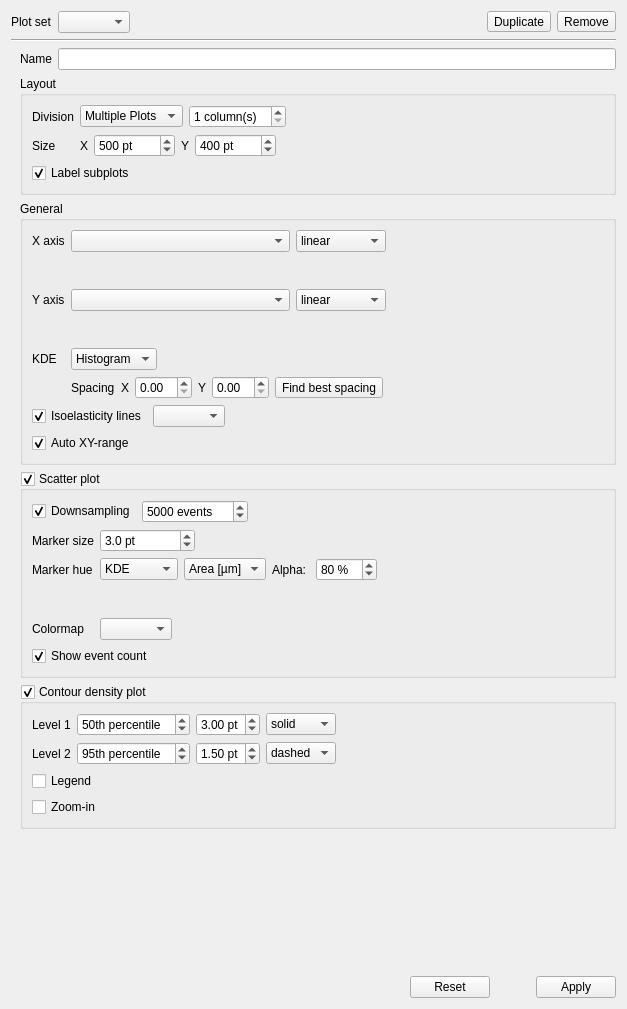
<?xml version="1.0" encoding="UTF-8"?>
<ui version="4.0">
 <class>Form</class>
 <widget class="QWidget" name="Form">
  <property name="geometry">
   <rect>
    <x>0</x>
    <y>0</y>
    <width>627</width>
    <height>1009</height>
   </rect>
  </property>
  <property name="windowTitle">
   <string>Form</string>
  </property>
  <layout class="QVBoxLayout" name="verticalLayout">
   <item>
    <layout class="QHBoxLayout" name="horizontalLayout">
     <item>
      <widget class="QLabel" name="label">
       <property name="text">
        <string>Plot set</string>
       </property>
      </widget>
     </item>
     <item>
      <widget class="QComboBox" name="comboBox_plots">
       <property name="sizeAdjustPolicy">
        <enum>QComboBox::SizeAdjustPolicy::AdjustToContents</enum>
       </property>
      </widget>
     </item>
     <item>
      <spacer name="horizontalSpacer_2">
       <property name="orientation">
        <enum>Qt::Orientation::Horizontal</enum>
       </property>
       <property name="sizeHint" stdset="0">
        <size>
         <width>0</width>
         <height>20</height>
        </size>
       </property>
      </spacer>
     </item>
     <item>
      <widget class="QToolButton" name="toolButton_duplicate">
       <property name="toolTip">
        <string>Duplicate this plot</string>
       </property>
       <property name="text">
        <string>Duplicate</string>
       </property>
       <property name="icon">
        <iconset theme="edit-paste"/>
       </property>
      </widget>
     </item>
     <item>
      <widget class="QToolButton" name="toolButton_remove">
       <property name="toolTip">
        <string>Remove this plot</string>
       </property>
       <property name="text">
        <string>Remove</string>
       </property>
       <property name="icon">
        <iconset theme="remove"/>
       </property>
      </widget>
     </item>
    </layout>
   </item>
   <item>
    <widget class="Line" name="line">
     <property name="orientation">
      <enum>Qt::Orientation::Horizontal</enum>
     </property>
    </widget>
   </item>
   <item>
    <layout class="QVBoxLayout" name="verticalLayout_4">
     <property name="leftMargin">
      <number>9</number>
     </property>
     <property name="topMargin">
      <number>0</number>
     </property>
     <property name="bottomMargin">
      <number>0</number>
     </property>
     <item>
      <layout class="QHBoxLayout" name="horizontalLayout_4">
       <item>
        <widget class="QLabel" name="label_2">
         <property name="text">
          <string>Name</string>
         </property>
        </widget>
       </item>
       <item>
        <widget class="QLineEdit" name="lineEdit"/>
       </item>
      </layout>
     </item>
     <item>
      <widget class="QGroupBox" name="groupBox">
       <property name="title">
        <string>Layout</string>
       </property>
       <layout class="QVBoxLayout" name="verticalLayout_6">
        <item>
         <layout class="QGridLayout" name="gridLayout_5">
          <property name="bottomMargin">
           <number>0</number>
          </property>
          <item row="0" column="0">
           <widget class="QLabel" name="label_3">
            <property name="text">
             <string>Division</string>
            </property>
           </widget>
          </item>
          <item row="0" column="1">
           <layout class="QHBoxLayout" name="horizontalLayout_11">
            <item>
             <widget class="QComboBox" name="comboBox_division">
              <item>
               <property name="text">
                <string>Multiple Plots</string>
               </property>
              </item>
              <item>
               <property name="text">
                <string>Joint Plot</string>
               </property>
              </item>
             </widget>
            </item>
            <item>
             <widget class="QSpinBox" name="spinBox_column_count">
              <property name="suffix">
               <string> column(s)</string>
              </property>
              <property name="minimum">
               <number>1</number>
              </property>
             </widget>
            </item>
            <item>
             <spacer name="horizontalSpacer_13">
              <property name="orientation">
               <enum>Qt::Orientation::Horizontal</enum>
              </property>
              <property name="sizeHint" stdset="0">
               <size>
                <width>0</width>
                <height>20</height>
               </size>
              </property>
             </spacer>
            </item>
           </layout>
          </item>
          <item row="1" column="0">
           <widget class="QLabel" name="label_13">
            <property name="text">
             <string>Size</string>
            </property>
           </widget>
          </item>
          <item row="1" column="1">
           <layout class="QHBoxLayout" name="horizontalLayout_12">
            <item>
             <widget class="QLabel" name="label_15">
              <property name="text">
               <string>X</string>
              </property>
             </widget>
            </item>
            <item>
             <widget class="QSpinBox" name="spinBox_size_x">
              <property name="suffix">
               <string> pt</string>
              </property>
              <property name="minimum">
               <number>100</number>
              </property>
              <property name="maximum">
               <number>100000</number>
              </property>
              <property name="singleStep">
               <number>50</number>
              </property>
              <property name="value">
               <number>500</number>
              </property>
             </widget>
            </item>
            <item>
             <widget class="QLabel" name="label_14">
              <property name="text">
               <string>Y</string>
              </property>
             </widget>
            </item>
            <item>
             <widget class="QSpinBox" name="spinBox_size_y">
              <property name="suffix">
               <string> pt</string>
              </property>
              <property name="minimum">
               <number>100</number>
              </property>
              <property name="maximum">
               <number>100000</number>
              </property>
              <property name="singleStep">
               <number>50</number>
              </property>
              <property name="value">
               <number>400</number>
              </property>
             </widget>
            </item>
            <item>
             <spacer name="horizontalSpacer_14">
              <property name="orientation">
               <enum>Qt::Orientation::Horizontal</enum>
              </property>
              <property name="sizeHint" stdset="0">
               <size>
                <width>0</width>
                <height>20</height>
               </size>
              </property>
             </spacer>
            </item>
           </layout>
          </item>
         </layout>
        </item>
        <item>
         <widget class="QCheckBox" name="checkBox_label_plots">
          <property name="text">
           <string>Label subplots</string>
          </property>
          <property name="checked">
           <bool>true</bool>
          </property>
         </widget>
        </item>
       </layout>
      </widget>
     </item>
     <item>
      <widget class="QGroupBox" name="groupBox_2">
       <property name="title">
        <string>General</string>
       </property>
       <layout class="QVBoxLayout" name="verticalLayout_5">
        <item>
         <layout class="QGridLayout" name="gridLayout">
          <item row="3" column="1">
           <widget class="RangeControl" name="widget_range_x" native="true">
            <property name="minimumSize">
             <size>
              <width>0</width>
              <height>25</height>
             </size>
            </property>
           </widget>
          </item>
          <item row="2" column="0">
           <widget class="QLabel" name="label_6">
            <property name="text">
             <string>X axis</string>
            </property>
           </widget>
          </item>
          <item row="5" column="1">
           <widget class="RangeControl" name="widget_range_y" native="true">
            <property name="minimumSize">
             <size>
              <width>0</width>
              <height>25</height>
             </size>
            </property>
           </widget>
          </item>
          <item row="6" column="0">
           <widget class="QLabel" name="label_9">
            <property name="toolTip">
             <string>Kernel Density Estimator</string>
            </property>
            <property name="text">
             <string>KDE</string>
            </property>
           </widget>
          </item>
          <item row="4" column="1">
           <layout class="QHBoxLayout" name="horizontalLayout_8">
            <item>
             <widget class="FeatureComboBox" name="comboBox_axis_y">
              <property name="sizePolicy">
               <sizepolicy hsizetype="MinimumExpanding" vsizetype="Fixed">
                <horstretch>0</horstretch>
                <verstretch>0</verstretch>
               </sizepolicy>
              </property>
             </widget>
            </item>
            <item>
             <widget class="QComboBox" name="comboBox_scale_y">
              <item>
               <property name="text">
                <string>linear</string>
               </property>
              </item>
              <item>
               <property name="text">
                <string>logarithmic</string>
               </property>
              </item>
             </widget>
            </item>
            <item>
             <spacer name="horizontalSpacer_11">
              <property name="orientation">
               <enum>Qt::Orientation::Horizontal</enum>
              </property>
              <property name="sizeHint" stdset="0">
               <size>
                <width>0</width>
                <height>20</height>
               </size>
              </property>
             </spacer>
            </item>
           </layout>
          </item>
          <item row="6" column="1">
           <layout class="QHBoxLayout" name="horizontalLayout_10">
            <item>
             <widget class="QComboBox" name="comboBox_kde">
              <item>
               <property name="text">
                <string>Histogram</string>
               </property>
              </item>
             </widget>
            </item>
            <item>
             <spacer name="horizontalSpacer_12">
              <property name="orientation">
               <enum>Qt::Orientation::Horizontal</enum>
              </property>
              <property name="sizeHint" stdset="0">
               <size>
                <width>40</width>
                <height>20</height>
               </size>
              </property>
             </spacer>
            </item>
           </layout>
          </item>
          <item row="2" column="1">
           <layout class="QHBoxLayout" name="horizontalLayout_7">
            <property name="rightMargin">
             <number>0</number>
            </property>
            <item>
             <widget class="FeatureComboBox" name="comboBox_axis_x">
              <property name="sizePolicy">
               <sizepolicy hsizetype="MinimumExpanding" vsizetype="Fixed">
                <horstretch>0</horstretch>
                <verstretch>0</verstretch>
               </sizepolicy>
              </property>
             </widget>
            </item>
            <item>
             <widget class="QComboBox" name="comboBox_scale_x">
              <item>
               <property name="text">
                <string>linear</string>
               </property>
              </item>
              <item>
               <property name="text">
                <string>logarithmic</string>
               </property>
              </item>
             </widget>
            </item>
            <item>
             <spacer name="horizontalSpacer_3">
              <property name="orientation">
               <enum>Qt::Orientation::Horizontal</enum>
              </property>
              <property name="sizeHint" stdset="0">
               <size>
                <width>0</width>
                <height>20</height>
               </size>
              </property>
             </spacer>
            </item>
           </layout>
          </item>
          <item row="4" column="0">
           <widget class="QLabel" name="label_7">
            <property name="text">
             <string>Y axis</string>
            </property>
           </widget>
          </item>
          <item row="7" column="1">
           <layout class="QHBoxLayout" name="horizontalLayout_21">
            <item>
             <widget class="QLabel" name="label_5">
              <property name="text">
               <string>Spacing</string>
              </property>
             </widget>
            </item>
            <item>
             <widget class="QLabel" name="label_16">
              <property name="text">
               <string>X</string>
              </property>
             </widget>
            </item>
            <item>
             <widget class="QDoubleSpinBox" name="doubleSpinBox_spacing_x"/>
            </item>
            <item>
             <widget class="QLabel" name="label_17">
              <property name="text">
               <string>Y</string>
              </property>
             </widget>
            </item>
            <item>
             <widget class="QDoubleSpinBox" name="doubleSpinBox_spacing_y"/>
            </item>
            <item>
             <widget class="QToolButton" name="toolButton_spacing_auto">
              <property name="text">
               <string>Find best spacing</string>
              </property>
             </widget>
            </item>
            <item>
             <spacer name="horizontalSpacer_17">
              <property name="orientation">
               <enum>Qt::Orientation::Horizontal</enum>
              </property>
              <property name="sizeHint" stdset="0">
               <size>
                <width>0</width>
                <height>20</height>
               </size>
              </property>
             </spacer>
            </item>
           </layout>
          </item>
         </layout>
        </item>
        <item>
         <layout class="QHBoxLayout" name="horizontalLayout_3">
          <item>
           <widget class="QCheckBox" name="checkBox_isoelastics">
            <property name="text">
             <string>Isoelasticity lines</string>
            </property>
            <property name="checked">
             <bool>true</bool>
            </property>
           </widget>
          </item>
          <item>
           <widget class="QComboBox" name="comboBox_lut"/>
          </item>
          <item>
           <spacer name="horizontalSpacer_5">
            <property name="orientation">
             <enum>Qt::Orientation::Horizontal</enum>
            </property>
            <property name="sizeHint" stdset="0">
             <size>
              <width>0</width>
              <height>20</height>
             </size>
            </property>
           </spacer>
          </item>
         </layout>
        </item>
        <item>
         <layout class="QHBoxLayout" name="horizontalLayout_19">
          <item>
           <widget class="QCheckBox" name="checkBox_auto_range">
            <property name="text">
             <string>Auto XY-range</string>
            </property>
            <property name="checked">
             <bool>true</bool>
            </property>
           </widget>
          </item>
          <item>
           <spacer name="horizontalSpacer">
            <property name="orientation">
             <enum>Qt::Orientation::Horizontal</enum>
            </property>
            <property name="sizeHint" stdset="0">
             <size>
              <width>40</width>
              <height>20</height>
             </size>
            </property>
           </spacer>
          </item>
         </layout>
        </item>
       </layout>
      </widget>
     </item>
     <item>
      <widget class="QGroupBox" name="groupBox_scatter">
       <property name="title">
        <string>Scatter plot</string>
       </property>
       <property name="checkable">
        <bool>true</bool>
       </property>
       <layout class="QVBoxLayout" name="verticalLayout_3" stretch="0,0,0">
        <property name="sizeConstraint">
         <enum>QLayout::SizeConstraint::SetDefaultConstraint</enum>
        </property>
        <item>
         <layout class="QHBoxLayout" name="horizontalLayout_2">
          <item>
           <widget class="QCheckBox" name="checkBox_downsample">
            <property name="text">
             <string>Downsampling</string>
            </property>
            <property name="checked">
             <bool>true</bool>
            </property>
           </widget>
          </item>
          <item>
           <widget class="QSpinBox" name="spinBox_downsample">
            <property name="suffix">
             <string> events</string>
            </property>
            <property name="minimum">
             <number>10</number>
            </property>
            <property name="maximum">
             <number>999999999</number>
            </property>
            <property name="singleStep">
             <number>100</number>
            </property>
            <property name="value">
             <number>5000</number>
            </property>
           </widget>
          </item>
          <item>
           <spacer name="horizontalSpacer_4">
            <property name="orientation">
             <enum>Qt::Orientation::Horizontal</enum>
            </property>
            <property name="sizeHint" stdset="0">
             <size>
              <width>40</width>
              <height>20</height>
             </size>
            </property>
           </spacer>
          </item>
         </layout>
        </item>
        <item>
         <layout class="QGridLayout" name="gridLayout_scat">
          <property name="sizeConstraint">
           <enum>QLayout::SizeConstraint::SetMinimumSize</enum>
          </property>
          <item row="0" column="0">
           <widget class="QLabel" name="label_4">
            <property name="text">
             <string>Marker size</string>
            </property>
           </widget>
          </item>
          <item row="1" column="0">
           <widget class="QLabel" name="label_8">
            <property name="text">
             <string>Marker hue</string>
            </property>
           </widget>
          </item>
          <item row="3" column="0">
           <widget class="QLabel" name="label_colormap">
            <property name="text">
             <string>Colormap</string>
            </property>
           </widget>
          </item>
          <item row="1" column="3">
           <layout class="QHBoxLayout" name="horizontalLayout_5">
            <property name="spacing">
             <number>0</number>
            </property>
            <property name="rightMargin">
             <number>0</number>
            </property>
           </layout>
          </item>
          <item row="2" column="1">
           <widget class="RangeControl" name="widget_range_feat" native="true">
            <property name="minimumSize">
             <size>
              <width>0</width>
              <height>25</height>
             </size>
            </property>
           </widget>
          </item>
          <item row="0" column="1">
           <layout class="QHBoxLayout" name="horizontalLayout_16">
            <item>
             <widget class="QDoubleSpinBox" name="doubleSpinBox_marker_size">
              <property name="suffix">
               <string> pt</string>
              </property>
              <property name="decimals">
               <number>1</number>
              </property>
              <property name="minimum">
               <double>-999999999999989.000000000000000</double>
              </property>
              <property name="value">
               <double>3.000000000000000</double>
              </property>
             </widget>
            </item>
            <item>
             <spacer name="horizontalSpacer_6">
              <property name="orientation">
               <enum>Qt::Orientation::Horizontal</enum>
              </property>
              <property name="sizeHint" stdset="0">
               <size>
                <width>0</width>
                <height>20</height>
               </size>
              </property>
             </spacer>
            </item>
           </layout>
          </item>
          <item row="1" column="1">
           <layout class="QHBoxLayout" name="horizontalLayout_17">
            <item>
             <widget class="QComboBox" name="comboBox_marker_hue">
              <item>
               <property name="text">
                <string>KDE</string>
               </property>
              </item>
              <item>
               <property name="text">
                <string>Dataset</string>
               </property>
              </item>
              <item>
               <property name="text">
                <string>Feature</string>
               </property>
              </item>
              <item>
               <property name="text">
                <string>Disabled</string>
               </property>
              </item>
             </widget>
            </item>
            <item>
             <widget class="FeatureComboBox" name="comboBox_marker_feature">
              <item>
               <property name="text">
                <string>Area [µm]</string>
               </property>
              </item>
             </widget>
            </item>
            <item>
             <widget class="QWidget" name="widget_dataset_alpha" native="true">
              <layout class="QHBoxLayout" name="horizontalLayout_9">
               <property name="leftMargin">
                <number>0</number>
               </property>
               <property name="topMargin">
                <number>0</number>
               </property>
               <property name="rightMargin">
                <number>0</number>
               </property>
               <property name="bottomMargin">
                <number>0</number>
               </property>
               <item>
                <widget class="QLabel" name="label_12">
                 <property name="text">
                  <string>Alpha: </string>
                 </property>
                </widget>
               </item>
               <item>
                <widget class="QSpinBox" name="spinBox_alpha">
                 <property name="suffix">
                  <string> %</string>
                 </property>
                 <property name="minimum">
                  <number>1</number>
                 </property>
                 <property name="maximum">
                  <number>100</number>
                 </property>
                 <property name="singleStep">
                  <number>5</number>
                 </property>
                 <property name="value">
                  <number>80</number>
                 </property>
                </widget>
               </item>
              </layout>
             </widget>
            </item>
            <item>
             <spacer name="horizontalSpacer_8">
              <property name="orientation">
               <enum>Qt::Orientation::Horizontal</enum>
              </property>
              <property name="sizeHint" stdset="0">
               <size>
                <width>0</width>
                <height>20</height>
               </size>
              </property>
             </spacer>
            </item>
           </layout>
          </item>
          <item row="3" column="1">
           <layout class="QHBoxLayout" name="horizontalLayout_18">
            <item>
             <widget class="QComboBox" name="comboBox_colormap"/>
            </item>
            <item>
             <spacer name="horizontalSpacer_16">
              <property name="orientation">
               <enum>Qt::Orientation::Horizontal</enum>
              </property>
              <property name="sizeHint" stdset="0">
               <size>
                <width>0</width>
                <height>20</height>
               </size>
              </property>
             </spacer>
            </item>
           </layout>
          </item>
         </layout>
        </item>
        <item>
         <widget class="QCheckBox" name="checkBox_event_count">
          <property name="text">
           <string>Show event count</string>
          </property>
          <property name="checked">
           <bool>true</bool>
          </property>
         </widget>
        </item>
       </layout>
      </widget>
     </item>
     <item>
      <widget class="QGroupBox" name="groupBox_contour">
       <property name="title">
        <string>Contour density plot</string>
       </property>
       <property name="checkable">
        <bool>true</bool>
       </property>
       <property name="checked">
        <bool>true</bool>
       </property>
       <layout class="QVBoxLayout" name="verticalLayout_2">
        <item>
         <layout class="QGridLayout" name="gridLayout_4">
          <property name="bottomMargin">
           <number>0</number>
          </property>
          <item row="1" column="0">
           <widget class="QLabel" name="label_10">
            <property name="text">
             <string>Level 1</string>
            </property>
           </widget>
          </item>
          <item row="1" column="5">
           <spacer name="horizontalSpacer_7">
            <property name="orientation">
             <enum>Qt::Orientation::Horizontal</enum>
            </property>
            <property name="sizeHint" stdset="0">
             <size>
              <width>0</width>
              <height>20</height>
             </size>
            </property>
           </spacer>
          </item>
          <item row="2" column="1">
           <layout class="QHBoxLayout" name="horizontalLayout_14">
            <item>
             <widget class="QDoubleSpinBox" name="doubleSpinBox_perc_2">
              <property name="suffix">
               <string>th percentile</string>
              </property>
              <property name="decimals">
               <number>0</number>
              </property>
              <property name="value">
               <double>95.000000000000000</double>
              </property>
             </widget>
            </item>
            <item>
             <widget class="QDoubleSpinBox" name="doubleSpinBox_lw_2">
              <property name="suffix">
               <string> pt</string>
              </property>
              <property name="minimum">
               <double>0.100000000000000</double>
              </property>
              <property name="maximum">
               <double>7.000000000000000</double>
              </property>
              <property name="singleStep">
               <double>0.300000000000000</double>
              </property>
              <property name="value">
               <double>1.500000000000000</double>
              </property>
             </widget>
            </item>
            <item>
             <widget class="QComboBox" name="comboBox_ls_2">
              <property name="currentIndex">
               <number>1</number>
              </property>
              <item>
               <property name="text">
                <string>solid</string>
               </property>
              </item>
              <item>
               <property name="text">
                <string>dashed</string>
               </property>
              </item>
             </widget>
            </item>
           </layout>
          </item>
          <item row="1" column="1">
           <layout class="QHBoxLayout" name="horizontalLayout_13">
            <property name="rightMargin">
             <number>0</number>
            </property>
            <item>
             <widget class="QDoubleSpinBox" name="doubleSpinBox_perc_1">
              <property name="prefix">
               <string/>
              </property>
              <property name="suffix">
               <string>th percentile</string>
              </property>
              <property name="decimals">
               <number>0</number>
              </property>
              <property name="value">
               <double>50.000000000000000</double>
              </property>
             </widget>
            </item>
            <item>
             <widget class="QDoubleSpinBox" name="doubleSpinBox_lw_1">
              <property name="suffix">
               <string> pt</string>
              </property>
              <property name="minimum">
               <double>0.100000000000000</double>
              </property>
              <property name="maximum">
               <double>7.000000000000000</double>
              </property>
              <property name="singleStep">
               <double>0.300000000000000</double>
              </property>
              <property name="value">
               <double>3.000000000000000</double>
              </property>
             </widget>
            </item>
            <item>
             <widget class="QComboBox" name="comboBox_ls_1">
              <property name="currentIndex">
               <number>0</number>
              </property>
              <item>
               <property name="text">
                <string>solid</string>
               </property>
              </item>
              <item>
               <property name="text">
                <string>dashed</string>
               </property>
              </item>
             </widget>
            </item>
           </layout>
          </item>
          <item row="2" column="0">
           <widget class="QLabel" name="label_11">
            <property name="text">
             <string>Level 2</string>
            </property>
           </widget>
          </item>
         </layout>
        </item>
        <item>
         <widget class="QCheckBox" name="checkBox_legend">
          <property name="text">
           <string>Legend</string>
          </property>
          <property name="checked">
           <bool>false</bool>
          </property>
         </widget>
        </item>
        <item>
         <widget class="QCheckBox" name="checkBox_zoomin">
          <property name="text">
           <string>Zoom-in</string>
          </property>
         </widget>
        </item>
       </layout>
      </widget>
     </item>
     <item>
      <spacer name="verticalSpacer">
       <property name="orientation">
        <enum>Qt::Orientation::Vertical</enum>
       </property>
       <property name="sizeHint" stdset="0">
        <size>
         <width>20</width>
         <height>0</height>
        </size>
       </property>
      </spacer>
     </item>
     <item>
      <layout class="QHBoxLayout" name="horizontalLayout_6">
       <item>
        <spacer name="horizontalSpacer_9">
         <property name="orientation">
          <enum>Qt::Orientation::Horizontal</enum>
         </property>
         <property name="sizeHint" stdset="0">
          <size>
           <width>40</width>
           <height>20</height>
          </size>
         </property>
        </spacer>
       </item>
       <item>
        <widget class="QPushButton" name="pushButton_reset">
         <property name="text">
          <string>Reset</string>
         </property>
        </widget>
       </item>
       <item>
        <spacer name="horizontalSpacer_10">
         <property name="orientation">
          <enum>Qt::Orientation::Horizontal</enum>
         </property>
         <property name="sizeType">
          <enum>QSizePolicy::Policy::Fixed</enum>
         </property>
         <property name="sizeHint" stdset="0">
          <size>
           <width>40</width>
           <height>20</height>
          </size>
         </property>
        </spacer>
       </item>
       <item>
        <widget class="QPushButton" name="pushButton_apply">
         <property name="text">
          <string>Apply</string>
         </property>
        </widget>
       </item>
      </layout>
     </item>
    </layout>
   </item>
  </layout>
 </widget>
 <customwidgets>
  <customwidget>
   <class>FeatureComboBox</class>
   <extends>QComboBox</extends>
   <header>dcscope.gui.widgets</header>
  </customwidget>
  <customwidget>
   <class>RangeControl</class>
   <extends>QWidget</extends>
   <header>dcscope.gui.widgets</header>
   <container>1</container>
  </customwidget>
 </customwidgets>
 <resources/>
 <connections>
  <connection>
   <sender>checkBox_downsample</sender>
   <signal>toggled(bool)</signal>
   <receiver>spinBox_downsample</receiver>
   <slot>setEnabled(bool)</slot>
   <hints>
    <hint type="sourcelabel">
     <x>93</x>
     <y>484</y>
    </hint>
    <hint type="destinationlabel">
     <x>240</x>
     <y>484</y>
    </hint>
   </hints>
  </connection>
 </connections>
</ui>
